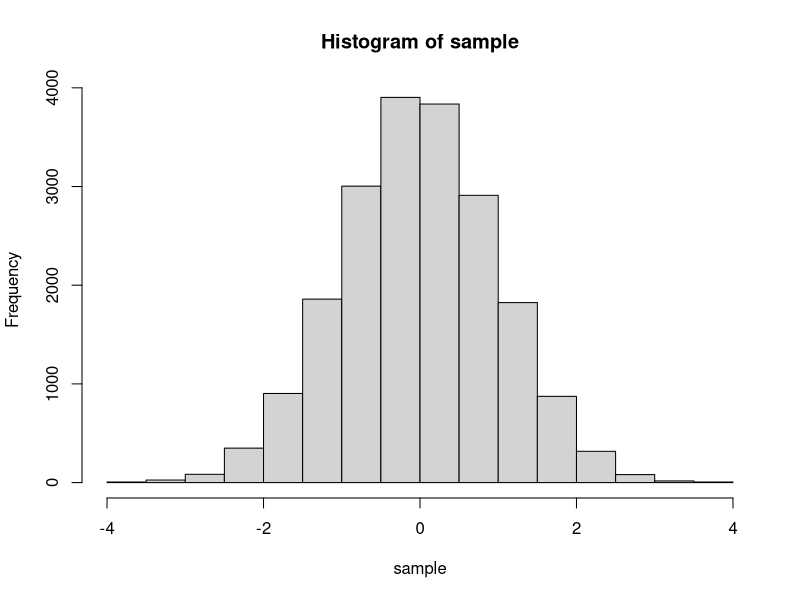
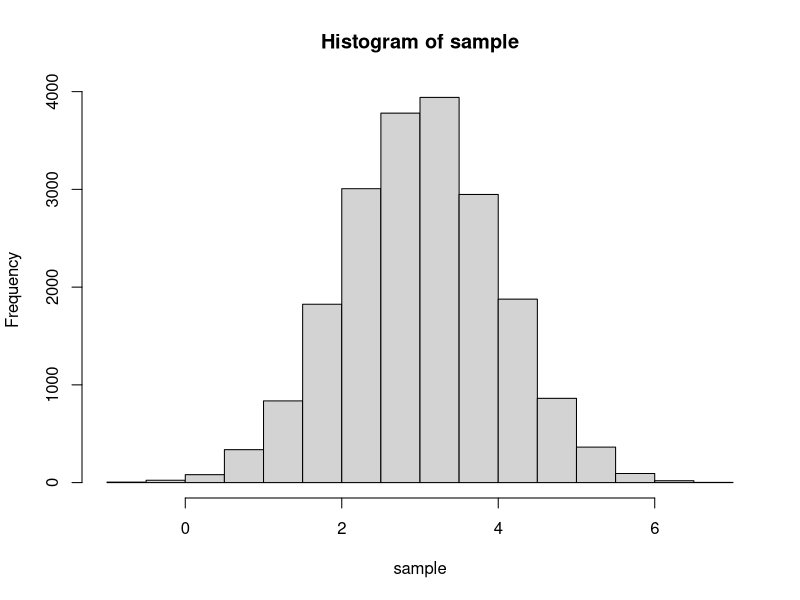
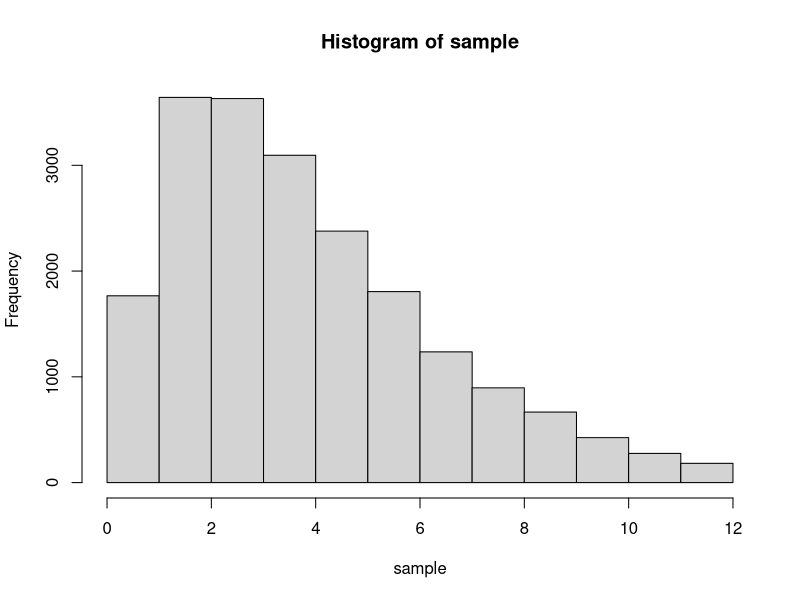
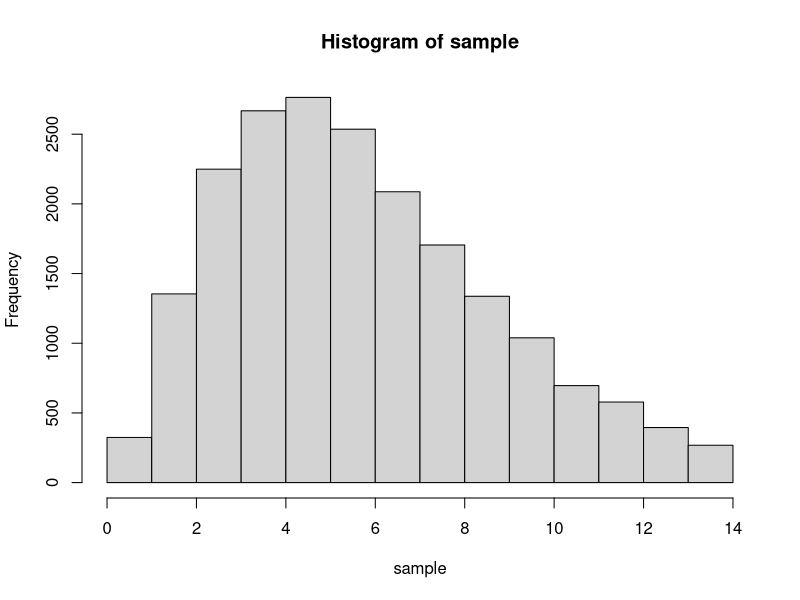
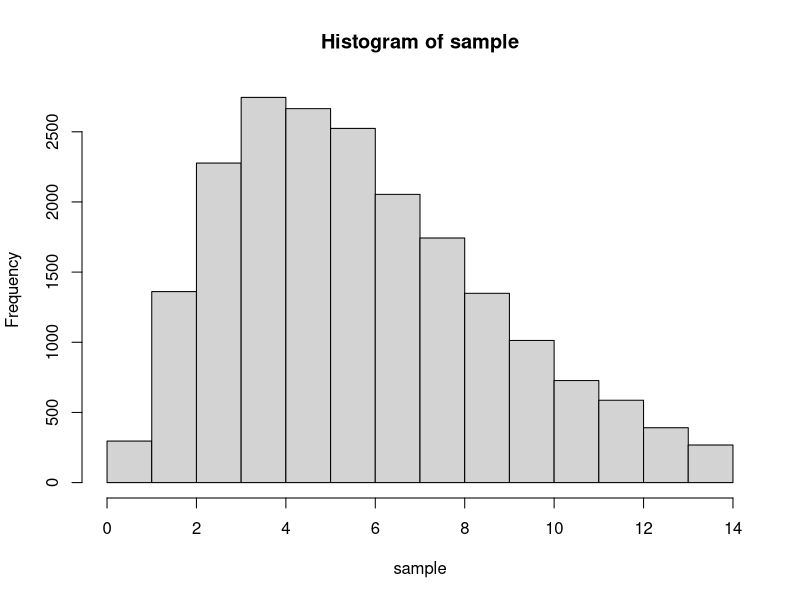
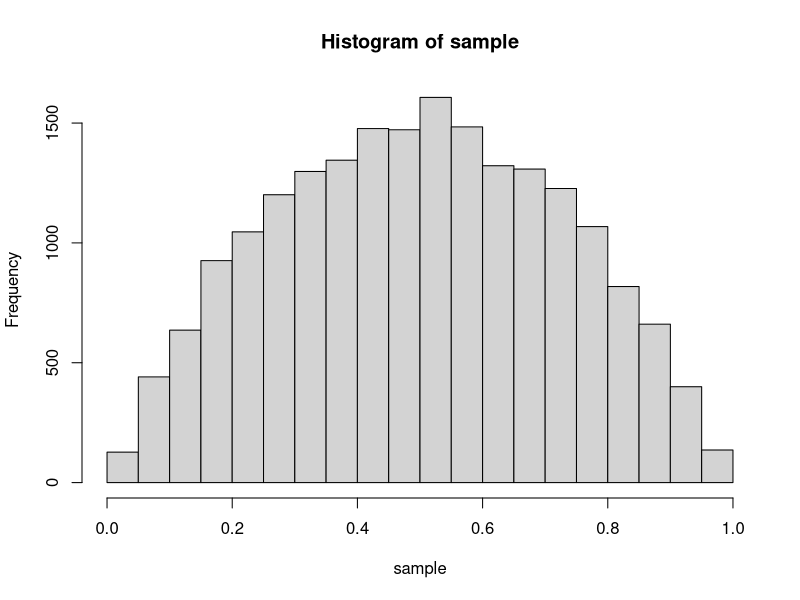
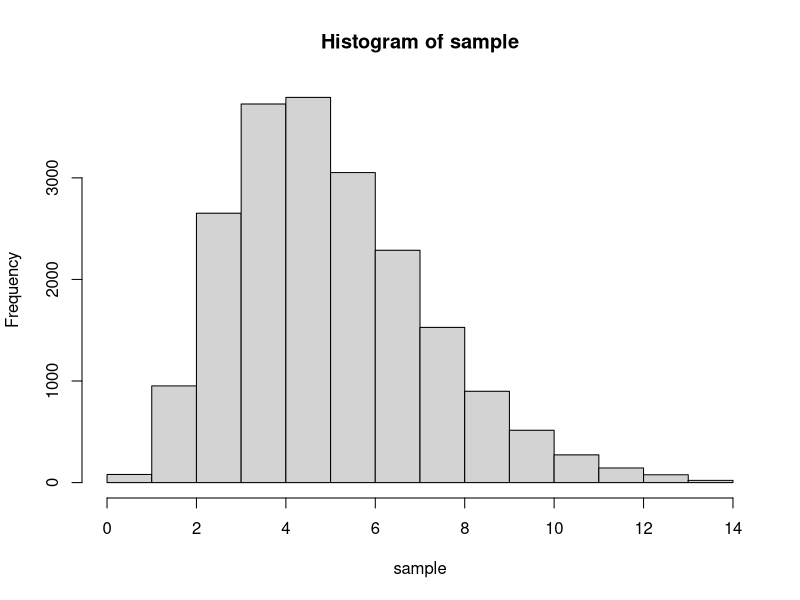

The R script that drew these images, in order:
######  evenly initialize  find T_k in D ######  
compute_T_k <- function(k,xlb,xub){ # draw k integers from domain D
  T_k <- rep(0,k) # initialize global T_k
  T_k[1] <- xlb
  T_k[k] <- xub
  for (i in 2:(k-1)){
    T_k[i] <- T_k[i-1] + (xub-xlb)/(k-1)
  }
  return(T_k)
}


###### function evaluated at T_k  ######  
compute_h_k <- function(T_k, h){
  return(h(T_k))
}



###### z_k coordinates ######  
compute_z_k <- function(T_k, h_k, h_k_prime){  # tangent line intersections
  z_k <- rep (0, length(T_k)-1)
  for (i in 1:(length(T_k)-1)){
    z_k[i] <- (h_k[i+1]-h_k[i]-T_k[i+1]*h_k_prime[i+1]+T_k[i]*h_k_prime[i])/(h_k_prime[i]-h_k_prime[i+1])
  }
  return(z_k)
}


###### upper bound ######  
# returns a function u_x(x)
# If we want u_x(x) evaluated at x*, call u_x(h_k,h_k_prime,z_k,T_k)(x)
# Note: not u_x(x*)(x*)
compute_u_k <- function(data,x) {
  with(data,{
    if ((T_k[1] <= x) && (x < z_k[1])){
      return (function(x) (h_k[1] + (x-T_k[1])*h_k_prime[1]))
    }
    for (i in 1:(length(T_k)-2)){
      if(z_k[i] <= x && x < z_k[i+1]){
        return (function(x) (h_k[i+1] + (x-T_k[i+1])*h_k_prime[i+1]))
      }
    }
    if ((z_k[length(T_k)-1] <= x) && (x <= T_k[length(T_k)])){
      return (function(x) (h_k[length(T_k)] + (x-T_k[length(T_k)])*h_k_prime[length(T_k)]))
    }
  })
}

###### lower bound ######  
compute_l_k <- function(T_k,h_k,x) {
  for (i in 1:(length(T_k)-1)){
    if((T_k[i] <= x) && (x < T_k[i+1])){
      return(function(x) ((T_k[i+1]-x)*h_k[i]+(x-T_k[i])*h_k[i+1])/(T_k[i+1]-T_k[i]))
    }
  }
  if (x == T_k[length(T_k)]){
    return(function(x) ((T_k[length(T_k)]-x)*h_k[length(T_k)-1]+(x-T_k[length(T_k)-1])*h_k[length(T_k)])/(T_k[length(T_k)]-T_k[length(T_k)-1]))  }
}


### Function A computes area between i-1 and i in z_k
A <- function(i, data){ 
  with(data,{
    a<-h_k_prime[i]
    b<-h_k[i]-T_k[i]*a
    if(a==0){
      return(exp(b)*(z_k[i]-z_k[i-1]))
    }else if (i==1){
      return (-(exp(a*T_k[1]+b)-exp(a*z_k[1]+b))/a)
    }else{
      return (-(exp(a*z_k[i-1]+b)-exp(a*z_k[i]+b))/a)
    }
  })
}   



sample_val <- function(data,cumArea) {  #Cindy
  with(data, {
    # sample x*: CDF(x*)=temp-cumArea
    temp<-runif(1)*sum(A_k)
    k<-length(T_k)
    for (i in 1:k){
      a<-h_k_prime[i]
      b<-h_k[i]-T_k[i]*a
      if(i==1 && temp<cumArea[1]){
        x_star<-(log(exp(a*T_k[1]+b)+temp*a)-b)/a
        break
      }else if(temp>=cumArea[i-1] && temp<cumArea[i]){
        if (a==0){
          x_star<-(temp-cumArea[i-1])/exp(b)+z_k[i-1]
          break
        }
        x_star<-(log(exp(a*z_k[i-1]+b)+(temp-cumArea[i-1])*a)-b)/a
        break
      }
    }
    # sample u* from uniform(0,1)
    u_star<-runif(1)
    return(c(x_star, u_star))
  })
}

squeeze_test <- function(x_star, u_star,l_xstar,u_xstar) { #Cindy
  test<-exp(l_xstar-u_xstar)
  Boolean<-ifelse(u_star<=test,T,F)
  # T=accept, F=reject
  return(Boolean)
}

rejection_test <-function(x_star, u_star,u_xstar,h_xstar) { #Cindy 
  test<-exp(h_xstar-u_xstar)
  Boolean<-ifelse(u_star<=test,T,F)
  return(Boolean)
}


# ---- Function to check if the upper and lower bounds are not actually bounding the density, i.e. the log-concavity is violated
check_concave <- function(data,h) {
  sample_points <- vector()
  for (i in 1:(length(data$T_k)-1)) {
    sample_points[i] <- mean(c(data$T_k[i],data$T_k[i+1]))
  }
  u_k <- vector()
  for (i in 1:length(sample_points)){
    u_k[i]<-compute_u_k(data,sample_points[i])(sample_points[i])
  } 
  l_k <- vector()
  for (i in 1:length(sample_points)){
    l_k[i]<-compute_l_k(data$T_k,data$h_k,sample_points[i])(sample_points[i])
  }
  return(sum((sum(u_k < h(sample_points))==0) + (sum(l_k > h(sample_points))==0)) == 2)
}

update <- function(x_star, data, u_k, l_k,h) { #Zixiao
  with(data,{
    T_k <- sort(append(data$T_k, x_star))
    position <- (which(T_k == x_star) - 1)
    h_k <- append(data$h_k, compute_h_k(x_star, h), after = position)
    h_k_prime <- append(data$h_k_prime, grad(h, x_star), after = position)
    z_k <- compute_z_k(T_k, h_k, h_k_prime)
    z_k <- c(z_k,tail(T_k,n=1))
    #u_k <- append(u_k, compute_u_k(data,x_star)(x_star), after = position)
    #l_k <- append(l_k, compute_l_k(data$T_k,data$h_k,x_star)(x_star), after = position)
    A_k <- rep(0,length=length(T_k))
    data <- data.frame(T_k,h_k,h_k_prime,z_k,A_k)
    for (i in 1:length(T_k)) {                    
      A_k[i] <- A(i, data)
    }
    data$A_k <- A_k
    
    return(data)
  })
} 

check_input <- function(k,g,n,xlb,xub) {
  if ((k<=0)||(k%%1!=0)) {
    print("Number of points to sample must be a positive integer")
    return(FALSE)
  }
  else {
    if ((n<=0)||(n%%1!=0)) {
      print("Sample size must be a positive integer")
      return(FALSE)
    }
    else {
      if (xlb>=xub) {
        print("Lower bound of domain must be smaller than upper bound")
        return(FALSE)
      }
      else {
        if (typeof(g)!="closure") {
          print("Input density is not a function")
          return(FALSE)
        }
        else {
          return(TRUE)
        }
      }
    }
  }
}



### OUR PARENT FUNCTION ARS() ###
ARS<-function(g,n,xlb,xub){
  library("numDeriv")
  # Initialization
  k<-5
  h <- function(x) (return(log(g(x))))            # Function h = log(g)
  mode <- try(optim(0,h, upper=xub, lower =xlb, control=list(fnscale=-1),method="L-BFGS-B")[1],silent=T)
  if (class(mode)=="try-error"){
    warning("The given kernel/density is not defined on the domain specified, please change xlb/xub.")
    return()
  }
  if (xub == Inf){
    xub <- mode$par + 10 # arbitary number bounds mode if D specified unbounded
  }
  if (xlb == -Inf){
    xlb <- mode$par - 10
  }
  
  sample <- vector()                              # Vector that stores all the sampled points (different from T_k)
  T_k <- compute_T_k(k,xlb,xub)                   # Initialize the evenly spaced x points on domain D
  h_k <- compute_h_k(T_k, h)                      # Obtain the values of h evaluated at T_k 
  h_k_prime <- grad(h, T_k)                       # Obtain the derivative of h evaluated at T_k
  z_k <- compute_z_k(T_k, h_k, h_k_prime)         # Obtain the intersections of tangent lines (k-1 elements)
  z_k <- c(z_k,tail(T_k,n=1))
  A_k <- rep(0,length=k)                          # Initialize the vector of area
  # Create a data frame
  data <- data.frame(T_k,h_k,h_k_prime,z_k,A_k)
  names(data) <- c("T_k","h_k","h_k_prime","z_k","A_k")
  # u_k now takes in the data frame as an input
  #u_k <- vector()
  #for (i in 1:length(T_k)){
  #u_k[i]<-compute_u_k(data,T_k[i])(T_k[i])
  #}
  # Obtain the upper bound on T_k. Note that compute_u_k gives a function
  
  
  #l_k <- vector()
  #for (i in 1:length(T_k)){
  #l_k[i]<-compute_l_k(T_k,h_k,T_k[i])(T_k[i])
  #}
  # Obtain the lower bound on T_k
  
  for (i in 1:length(T_k)) {                    
    A_k[i] <- A(i, data)
  }
  data$A_k <- A_k # update A_k in data frame
  
  
  ## Sampling
  while(length(sample) < n) { # While sample size n is ont reached, keep sample & update
    cumArea <- cumsum(data$A_k)    # Cumulative area
    sample_point <- sample_val(data,cumArea)
    x_star<-sample_point[1]
    
    l_xstar<-compute_l_k(data$T_k,data$h_k,x_star)(x_star)
    u_xstar<-compute_u_k(data,x_star)(x_star)
    squeeze <- squeeze_test(sample_point[1],sample_point[2],l_xstar,u_xstar)
    
    if (squeeze == F){
      h_xstar <- h(x_star) 
      reject <- rejection_test(sample_point[1],sample_point[2],u_xstar,h_xstar)
      if(reject == T){
        sample <- c(sample, x_star)
      }
    }else{
      sample <- c(sample, x_star)
    }
    
    # Updating
    if (squeeze==F){
      data<-update(sample_point[1], data, u_k, l_k,h)
      # Check concavity
      if (check_concave(data,h)==FALSE) {
        warning("Input function not concave!")
        return()
      }
    }
  }
  hist(sample)
  return(sample)
}
######

######  define g ######  
g <- function(x)   (((2*pi)^-0.5)*exp(-(x)^2/2)) # given test function as standard normal
samp01<-ARS(g,n=20000,xlb=-Inf,xub=Inf)
g <- function(x)   exp(-(x-3)^2/2) #unnormalized normalw/ mean 3
samp001<-ARS(g,n=20000,xlb=-1,xub=Inf)
g<-function(x) 0.25*x*exp(-x/2) #gamma(2,2)
samp02<-ARS(g,n=20000,xlb=.01,xub=Inf)
g<-function(x) 1/16*x^2*exp(-x/2) #gamma(3,2)
samp03<-ARS(g,n=20000,xlb=.01,xub=Inf)
g<-function(x) x^2*exp(-x/2) #unnormalized gamma(3,2)
samp003<-ARS(g,n=20000,xlb=.01,xub=Inf)
g<-function(x) x*(1-x)/beta(2,2) #beta(2,2)  domain (0,1)
samp04<-ARS(g,n=20000,xlb=.01,xub=.99)
g<-function(x) x^4*exp(-x) #unnormalized gamma
sample05<-ARS(g,n=20000,xlb=.01,xub=Inf)
g <- function(x) 2*(((2*pi)^-0.5)*exp(-(x-4)^2/2)) + (((2*pi)^-0.5)*exp(-(x)^2/2)) #non log-concave example

## Bad lower bound and upper bound input test ##
g<-function(x) x*(1-x)/beta(2,2) #beta(2,2)  domain (0,1)
samp04d<-ARS(g,n=20000,xlb=-1,xub=1)
